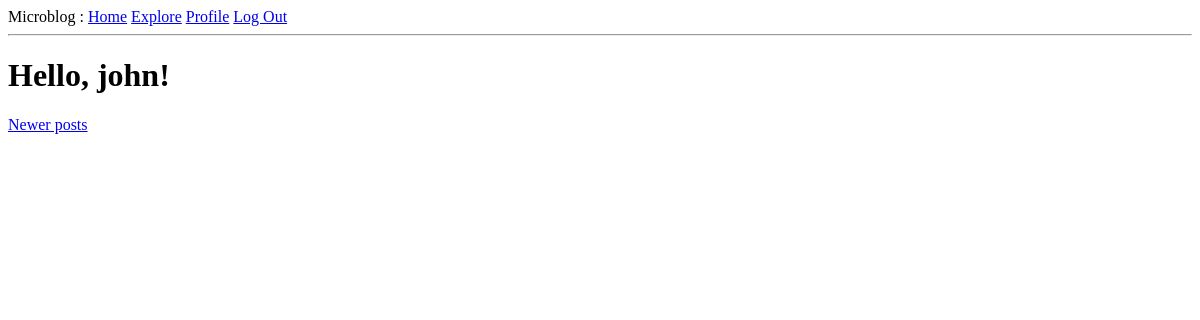
The page /explore?page=2 (signed in) on the database as committed earlier.
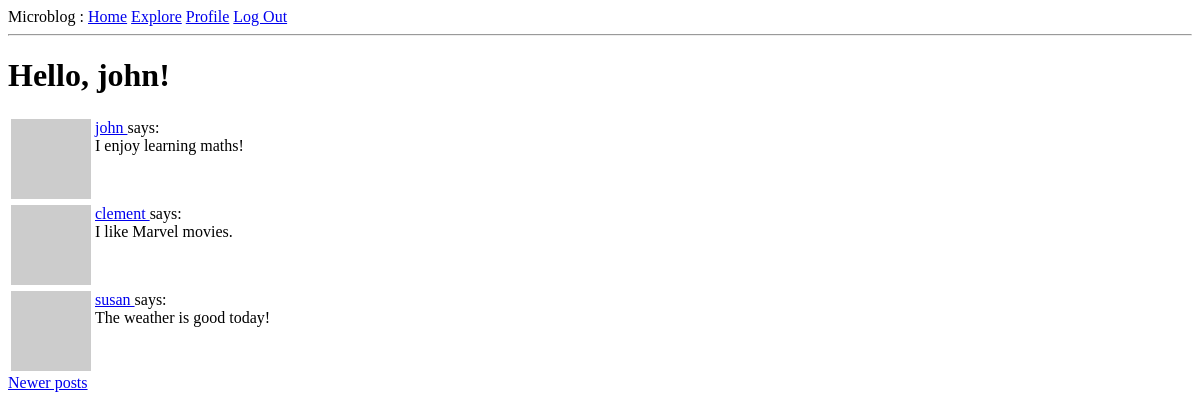
The same page on the database as committed later.
### app/models.py (models this page shows, shortened)
class User(UserMixin,db.Model):
    id = db.Column(db.Integer, primary_key=True)
    username = db.Column(db.String(64), index=True, unique=True)
    email = db.Column(db.String(120), index=True, unique=True)
    password_hash = db.Column(db.String(128))
    posts = db.relationship('Post',backref='author', lazy='dynamic')
    about_me = db.Column(db.String(140))
    last_seen = db.Column(db.DateTime, default=datetime.utcnow)
    followed = db.relationship(
        'User', secondary=followers,
        primaryjoin=(followers.c.follower_id == id),
        secondaryjoin=(followers.c.followed_id == id),
        backref=db.backref('followers', lazy='dynamic'), lazy='dynamic')
    def avatar(self,size):
        digest = md5(self.email.lower().encode('utf-8')).hexdigest()
        return 'https://www.gravatar.com/avatar/{}?d=identicon&s={}'.format(digest,size)

class Post(db.Model):
    id = db.Column(db.Integer, primary_key=True)
    body = db.Column(db.String(140))
    timestamp = db.Column(db.DateTime, index=True, default=datetime.utcnow)
    user_id = db.Column(db.Integer, db.ForeignKey('user.id'))

### app/routes.py (the view)
@app.route('/explore')
@login_required
def explore():
    page = request.args.get('page',1,type=int)
    posts= Post.query.order_by(Post.timestamp.desc()).paginate(
        page,app.config['POSTS_PER_PAGE'],False
    )
    next_url = url_for('explore',page=posts.next_num) \
        if posts.has_next else None
    prev_url = url_for('explore',page=posts.prev_num) \
        if posts.has_prev else None
    return render_template('index.html',title='Explore',posts=posts.items,
    next_url=next_url,prev_url=prev_url)

### app/models.py (called while the page is built)
@login.user_loader
def load_user(id):
    return User.query.get(int(id))

### app/routes.py (called while the page is built)
@app.before_request
def before_request():
    if current_user.is_authenticated:
        current_user.last_seen = datetime.utcnow()
        db.session.commit()

### app/templates/index.html (shortened to what this page needs)
{% extends "base.html" %}
{% block content %}
    <h1>Hello, {{current_user.username}}!</h1>
    {% for post in posts %}
        {% include '_post.html' %}
    {% endfor %}
    {% if prev_url %}
    <a href="{{ prev_url }}">Newer posts</a>
    {% endif %}
{% endblock %}

### app/templates/base.html (shortened to what this page needs)
<html>
    <head>
    </head>
    <body>
        <div>
            Microblog :
            <a href="{{ url_for('index') }}">Home</a>
            <a href="{{ url_for('explore') }}">Explore</a>
            {% if current_user.is_anonymous %}
            <a href="{{ url_for('login') }}">Log In</a>
            {% else %}
            <a href="{{ url_for('user',username=current_user.username) }}">Profile</a>
            <a href="{{url_for('logout')}}">Log Out</a>
            {% endif %}
        </div>
        <hr>
        {% block content %}{% endblock %}
    </body>
</html>

### app/templates/_post.html
<table>
    <tr valign="top">
        <td><img src="{{ post.author.avatar(36) }}"></td>
        <td>
            <a href="{{ url_for('user',username=post.author.username) }}">
                {{ post.author.username }}
            </a>
            says:<br/>{{ post.body }}
        </td>
    </tr>
</table>

Rows that differ between the two databases and show on the page:
added Post: author.username "john", body "I enjoy learning maths!"
added Post: author.username "clement", body "I like Marvel movies."
added Post: author.username "susan", body "The weather is good today!"
